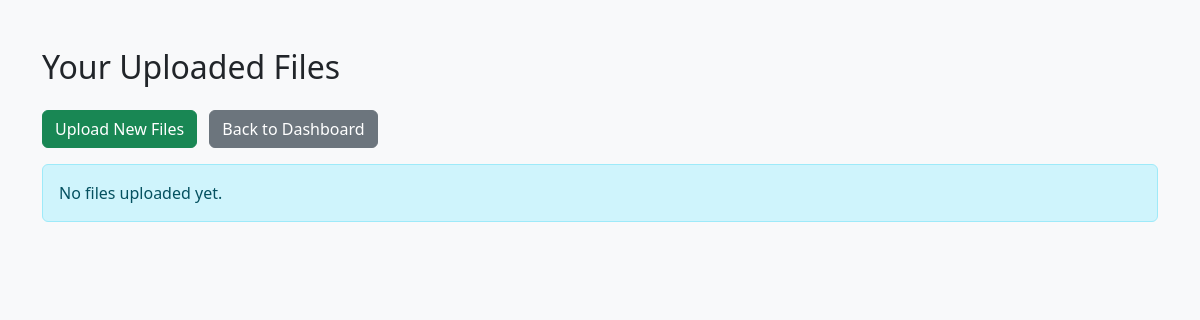
Page /viewFiles (signed in) on the earlier database version.
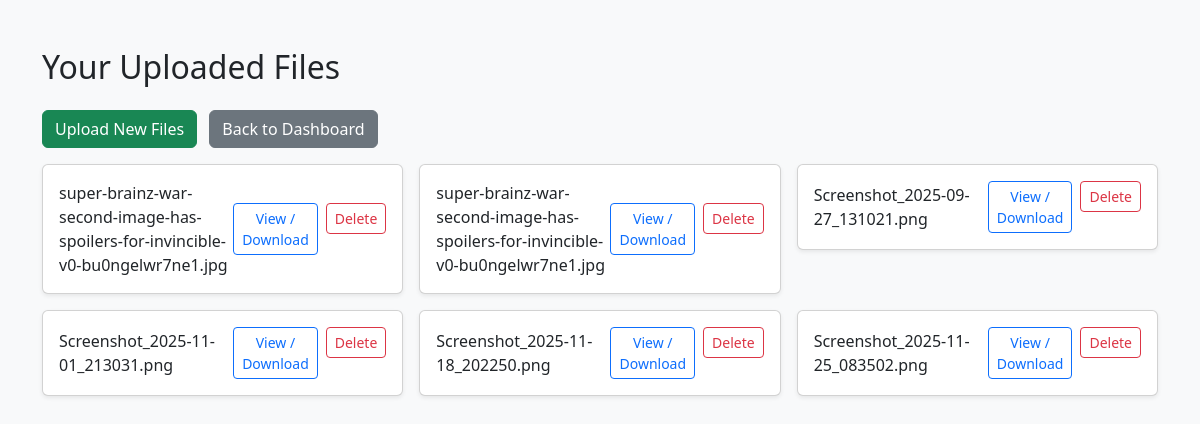
Same page on the later database version.
### tables this page shows
CREATE TABLE Files (
            fileID INTEGER PRIMARY KEY AUTOINCREMENT,
            filename TEXT NOT NULL,
            userID INTEGER,
            FOREIGN KEY (userID) REFERENCES Users(userID)
        );

### app.py (the view)
@app.route('/viewFiles')
@login_required
def view_files():
    conn = sqlite3.connect("database.db")
    c = conn.cursor()
    c.execute("SELECT filename FROM Files WHERE userID=?", (session['userID'],))
    files = c.fetchall()
    conn.close()
    return render_template('view_files.html', files=files)

### app.py (called while the page is built)
def login_required(func):
    @wraps(func)
    def wrapper(*args, **kwargs):
        if 'userID' not in session:
            return redirect(url_for('login'))
        return func(*args, **kwargs)
    return wrapper

### templates/view_files.html (shortened to what this page needs)
<!DOCTYPE html>
<html lang="en">
<head>
    <link href="https://cdn.jsdelivr.net/npm/bootstrap@5.3.0/dist/css/bootstrap.min.css" rel="stylesheet">
</head>
<body class="bg-light">
<div class="container mt-5">
    <h2 class="mb-4">Your Uploaded Files</h2>
    <a href="{{ url_for('upload') }}" class="btn btn-success mb-3">Upload New Files</a>
    <a href="{{ url_for('dashboard') }}" class="btn btn-secondary mb-3 ms-2">Back to Dashboard</a>
    {% if files %}
        <div class="row row-cols-1 row-cols-md-3 g-3">
            {% for file in files %}
                <div class="col">
                    <div class="card shadow-sm">
                        <div class="card-body d-flex justify-content-between align-items-center">
                            <span>{{ file[0] }}</span>
                            <div class="d-flex gap-2">
                                <a href="{{ url_for('uploaded_file', filename=file[0]) }}"
                                class="btn btn-outline-primary btn-sm" target="_blank">
                                View / Download
                                </a>
                                <form action="{{ url_for('delete_file', filename=file[0]) }}" method="POST" onsubmit="return confirm('Delete this file?');">
                                    <button type="submit" class="btn btn-outline-danger btn-sm">Delete</button>
                                </form>
                            </div>
                        </div>
                    </div>
                </div>
            {% endfor %}
        </div>
    {% else %}
        <div class="alert alert-info">No files uploaded yet.</div>
    {% endif %}
</div>
</body>
</html>

Differences in the rows shown:
added Files: filename "super-brainz-war-second-image-has-spoilers-for-invincible-v0-bu0ngelwr7ne1.jpg"
added Files: filename "super-brainz-war-second-image-has-spoilers-for-invincible-v0-bu0ngelwr7ne1.jpg"
added Files: filename "Screenshot_2025-09-27_131021.png"
added Files: filename "Screenshot_2025-11-01_213031.png"
added Files: filename "Screenshot_2025-11-18_202250.png"
added Files: filename "Screenshot_2025-11-25_083502.png"
Other differences:
text no longer shown: "No files uploaded yet."
